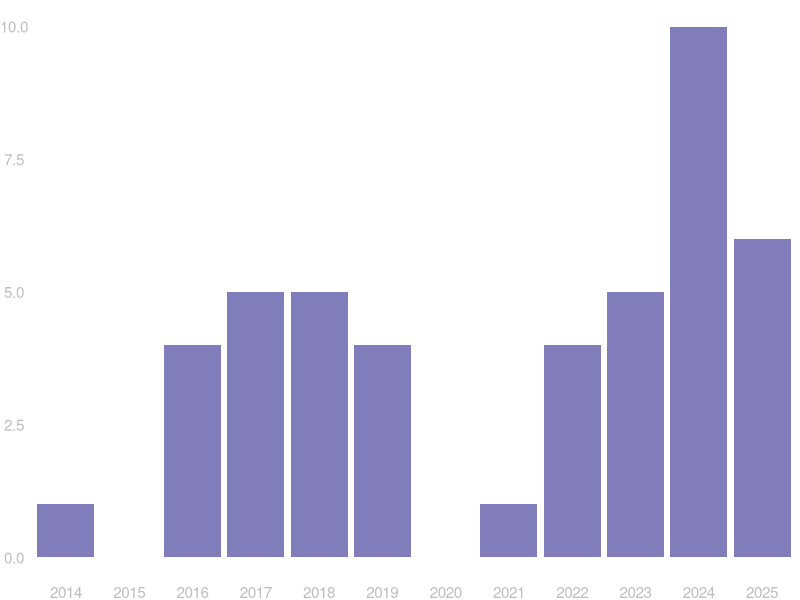

This figure's R source:
setwd("~/Documents/GitHub/kdillmcfarland.github.io/images")
library(tidyverse)

#### Pubs per year ####
#updated july 3, 2025
p1 <- data.frame(
  year = as.character(2014:2025),
  total = c(1,0,4,5,5,4,
            0,1,4,5,10,6)
) %>% 

  ggplot(aes(y=total,x=year)) +
  geom_col(fill="#807dba") +
  theme_void() +
  theme(text=element_text(color="#bdbdbd"),
        axis.text.x=element_text(color="#bdbdbd"),
        axis.text.y=element_text(color="#bdbdbd")) + 
  labs(x="",y="")

ggsave(p1, filename="pubs.png", width=6, height=1.45)
  
